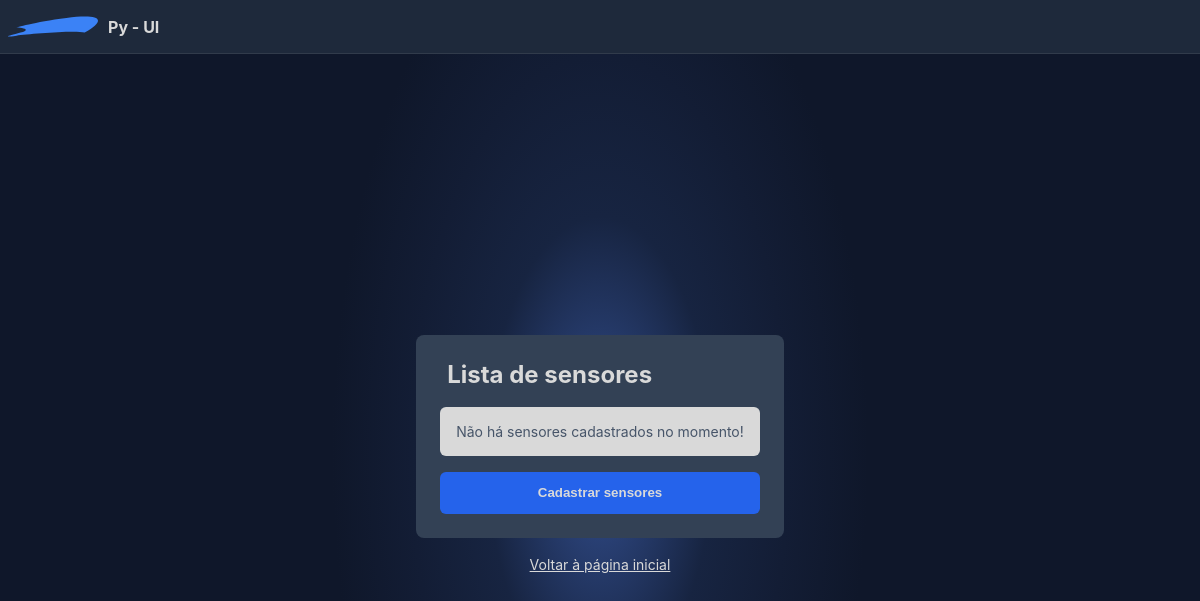
Page /list-sensor (signed in) on the earlier database version.
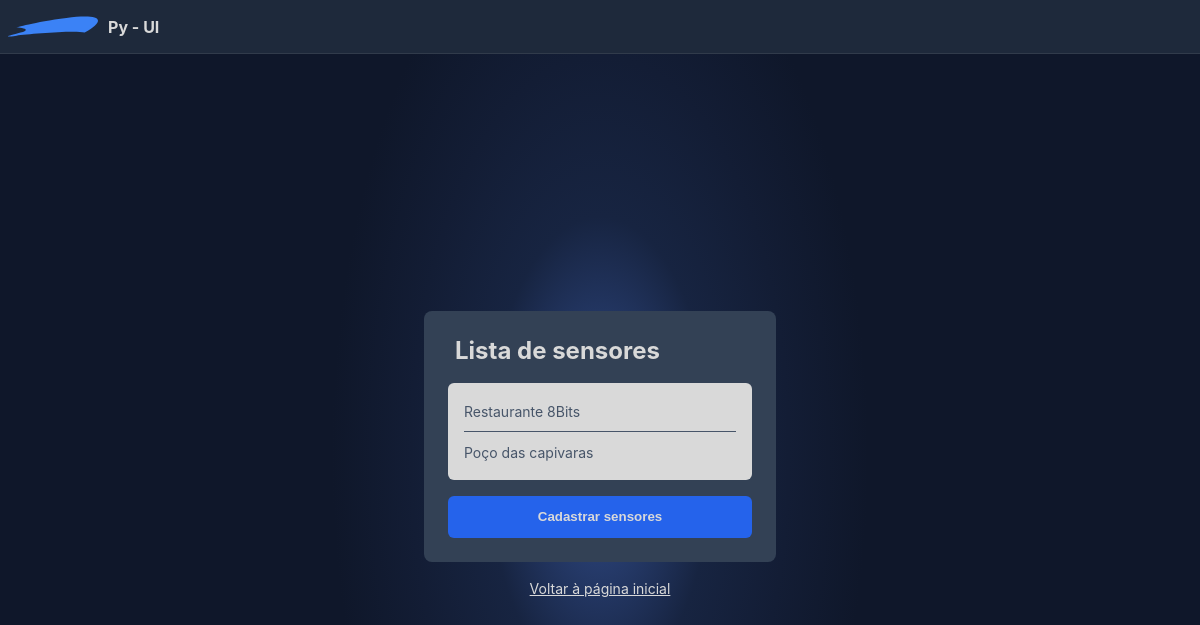
Same page on the later database version.
### tables this page shows
CREATE TABLE sensor (
            id INTEGER UNIQUE,
            location TEXT,
            type INTEGER,
            PRIMARY KEY(id)
        );

### controllers/sensor_controller.py (the view)
@sensor_controller.route('/list-sensor')
def list_sensor():
    login_check = check_for_login()
    if login_check != None:
        return login_check
    data = start_query("SELECT * FROM sensor")
    sensors = {}
    index = 0
    for sensor in data:
        sensors.update({index: sensor[1]})
        index += 1
    return render_template("list_sensor.html", sensors=sensors)

### utils/db_utils.py (called while the page is built)
def start_query(query):
    global db
    cursor = db.cursor()
    cursor.execute(query)
    db.commit()
    result = cursor.fetchall()
    cursor.close()
    return result

### utils/flask_utils.py (called while the page is built)
def check_for_login(test=False):
    if not current_app.config['DEBUG_MODE'] and current_app.config['CURRENT_USER'] == "":
        print("You must be logged!")
        return redirect(current_app.url_for('login_page', error=True))
    else:
        return None

### templates/list_sensor.html (shortened to what this page needs)
{% extends "base.html" %}
{% block credential %}
<div class="container">
  <div class="title">
    <p>Lista de sensores</p>
  </div>
  <div class="credencial">
    <div class="list-itens">
      {% if sensors | length == 0 %}
      <article>
        <p>Não há sensores cadastrados no momento!</p>
      </article>
      {% endif %}
      {% for id, sensor in sensors.items() %}
      <article>
        <p>{{sensor}}</p>
        <div class="tools">
          <form id="form" method="POST" action="{{ url_for('sensor_controller.edit_sensor') }}">
          <button class="edit-icon" id="">
          </button>
          </form>
          <form id="form" method="POST" action="{{ url_for('sensor_controller.try_remove_sensor') }}">
          <button class="trash-icon" id="">
          </button>
          </form>
        </div>
      </article>
      {% endfor %}
    </div>
  </div>
  <div class="credencial">
    <a href="{{url_for('sensor_controller.register_sensor')}}">
    <button type="submit" id="">
      Cadastrar sensores
    </button>
    </a>
  </div>
</div>
<a href="{{ url_for('home_page') }}">Voltar à página inicial</a>
{% endblock %}

### templates/base.html (shortened to what this page needs)
<!DOCTYPE html>
<html lang="pt-br">
<head>
  <link rel="stylesheet" href="{{ url_for('static', filename='stylesheets/list_page.css') }}">
  <link rel="stylesheet" href="{{ url_for('static', filename='stylesheets/credential_form.css') }}">
  <link rel="stylesheet" href="{{ url_for('static', filename='stylesheets/styles.css') }}">
  <link rel="stylesheet" href="{{url_for('static', filename= 'stylesheets/about_page.css') }}">
  <link rel="stylesheet" href="{{url_for('static', filename= 'stylesheets/register_sucessfully.css') }}">
</head>
<body>
  <header>
    <div class="navbar-items">
      <a href="{{ url_for('home_page') }}">
        <img src="{{ url_for('static', filename='img/logo.svg') }}" alt="Logo" title="Py-UI">
        <h1>Py - UI</h1>
      </a>
    </div>
  </header>
  <main>
    <div class="backgroundRadius">
      {% block credential %}
      {% endblock %}
    </div>
  </main>
</body>
</html>

### static/stylesheets/list_page.css (style rules this page uses)
.list-itens { background-color: var(--offwhite); border-radius: 0.375rem; padding-inline: 1rem; padding-block: 0.5rem; }
article + article { border-top: 0.0625rem solid var(--slate-600); }

### static/stylesheets/credential_form.css (style rules this page uses)
p { font-size: 1rem; color: var(--offwhite); margin-bottom: 0rem; margin-top: 0rem; }
main { display: flex; height: 100%; justify-content: center; background-color: #0F172A; background: radial-gradient(28.12% 88.89% at 50% 50%, #334F90 0%, #172441 33.4%, #131D35 55.9%, #0F172A 79.4%); }
.backgroundRadius { display: flex; flex-direction: column; justify-content: center; align-items: center; height: 100vh; }
.container { display: flex; gap: 1rem; min-width: 19rem; flex-direction: column; padding: 1.5rem; background-color: var(--slate-700); border-radius: 0.5rem; }
a { color: var(--offwhite); font-size: 1.125rem; margin-top: 1.125rem; }
button { width: 100%; height: 2.625rem; padding-inline: 0.75rem; padding-block: 0.2rem; line-height: 0.875rem; font-weight: bold; background-color: var(--blue-600); color: var(--offwhite); border: none; border-radius: 0.375rem; }

### static/stylesheets/styles.css (style rules this page uses)
:root { --blue-500: #3B82F6; --blue-600: #2563EB; --blue-600-20: #2563EB33; --blue-700: #1d4ed8; --red-500: #ef4444; --red-500-20: #ef444433; --red-600: #dc2626; --offwhite: #D9D9D9; --offwhite-10:#D9D9D91A; --offwhite-15: #D9D9D926; --slate-400: #94a3b8; --slate-600: #475569; --slate-700: #334155; --slate-750: #283444; --slate-800: #1e293b; --slate-900: #0f172a; --black-1000: #000000; }
body { padding: 0px; margin: 0px; background-color: var(--slate-900); font-family: "Inter", sans-serif; color: var(--offwhite); }
button { cursor: pointer; }

### static/stylesheets/about_page.css (style rules this page uses)
p, a, ul, li { font-size: 0.875rem; }
h1 { font-size: 1.125rem; margin-block: 0.875rem; }
img { display: flex; max-width: 50rem; height: auto; }
body { background-color: var(--slate-600); color: var(--offwhite); }

Differences in the rows shown:
added sensor: location "Restaurante 8Bits"
added sensor: location "Poço das capivaras"
Other differences:
text no longer shown: "Não há sensores cadastrados no momento!"
